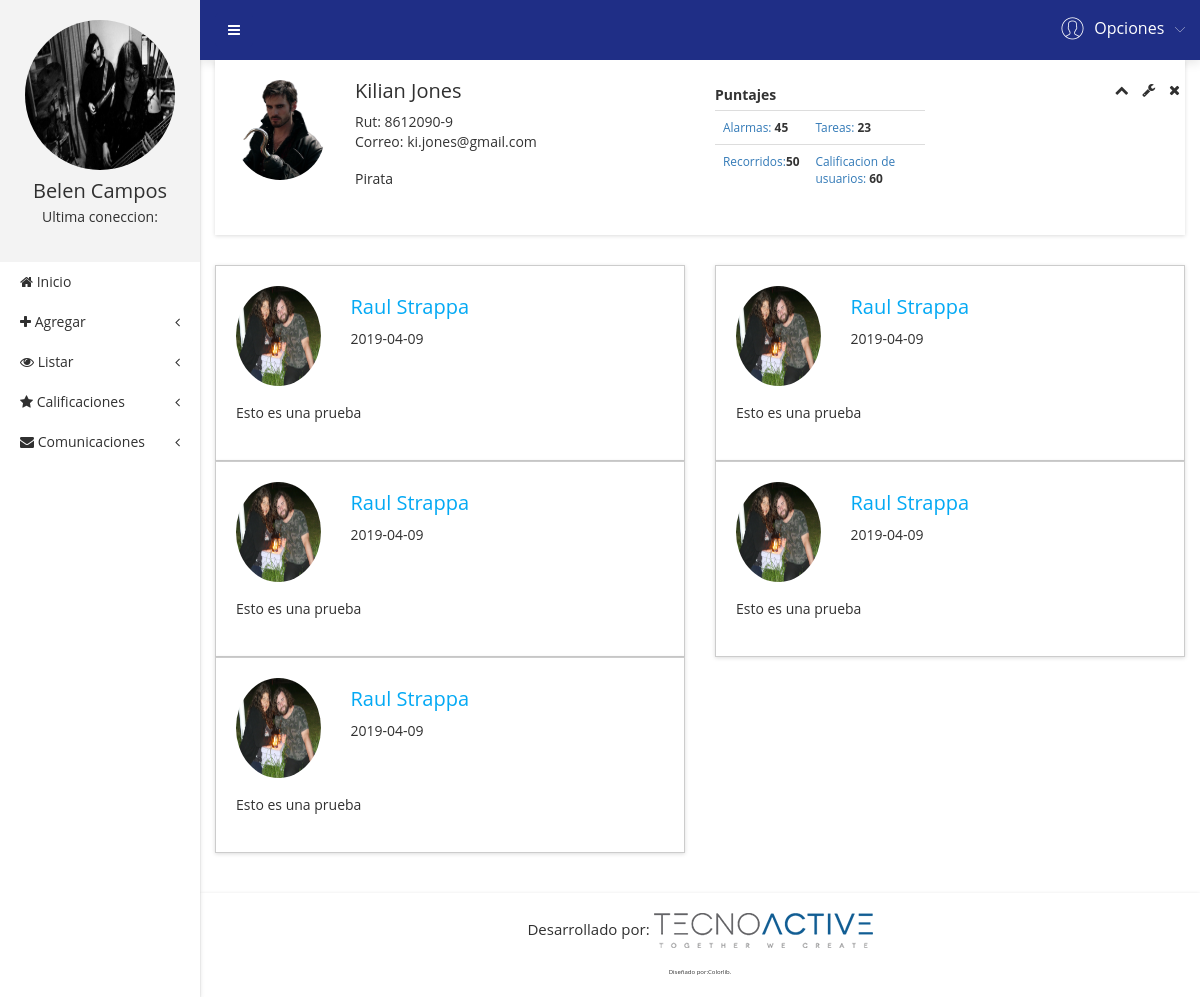
Screenshot of /?c=Usuario&a=Perfil&id=11 (signed in) with the database file from the repository.
### tables this page shows
CREATE TABLE usuario (
  idUsuario INT(11) NOT NULL AUTO_INCREMENT,
  nombre VARCHAR(30) NOT NULL,
  rut VARCHAR(12) NOT NULL,
  password VARCHAR(15) NOT NULL,
  correo VARCHAR(60) NOT NULL,
  idEdificio INT(10) DEFAULT NULL,
  direccion VARCHAR(200) DEFAULT NULL,
  idComuna INT(10) DEFAULT NULL,
  idRegion INT(10) DEFAULT NULL,
  Nacionalidad VARCHAR(30) DEFAULT NULL,
  fotoPerfil VARCHAR(200) DEFAULT NULL,
  fechaNacimiento DATE DEFAULT NULL,
  ultimaConexion VARCHAR(30) DEFAULT NULL,
  idTipo INT(4) NOT NULL DEFAULT 1,
  telefonoUsuario VARCHAR(60) DEFAULT NULL,
  estadoUsuario INT(2) NOT NULL DEFAULT 0,
  descripcionUsuario VARCHAR(200) DEFAULT NULL,
  PRIMARY KEY (idUsuario)
);

CREATE TABLE calificacion (
  idCalificacion INT(11) NOT NULL AUTO_INCREMENT,
  idUsuario INT(11) NOT NULL,
  idTipoCalificacion INT(11) NOT NULL,
  idUsuarioCalificador INT(11) DEFAULT NULL,
  comentarioCalificacion TEXT DEFAULT NULL,
  fechaCalificacion DATE NOT NULL,
  valor INT(11) DEFAULT NULL,
  PRIMARY KEY (idCalificacion)
);

### controller/usuario.controller.php (called while the page is built, shortened)
<?php
require_once 'model/usuario.php';
require_once 'model/calificaciones.php';
class UsuarioController
{
  private $model_us;
  private $model_ca;
  public function __CONSTRUCT()
   {
     $this->model_us = new Usuario();
     $this->model_ca  = new Calificacion();
   }
    public function Perfil()
    {
      $c = new Calificacion;
      $u = $this->model_us->listarID($_REQUEST['id']);
      $alarmas = $this->model_ca->ListarCaAlarmas($_REQUEST['id']);
      $tareas = $this->model_ca->ListarCaTareas($_REQUEST['id']);
      $usuarios = $this->model_ca->ListarCaUsuarios($_REQUEST['id']);
      $recorridos = $this->model_ca->ListarCaRecorridos($_REQUEST['id']);
      require_once 'view/header.php';
      require_once 'view/perfil.php';
      require_once 'view/footer.php';
    }
}
 ?>

### model/database.php (called while the page is built, shortened)
<?php
class Database
{
	public static function Conn()
	{
		$conn = new PDO('mysql:host=localhost;dbname=awake','root','',array(PDO::MYSQL_ATTR_INIT_COMMAND=>'SET NAMES \'UTF8\''));
		$conn -> setAttribute(PDO::ATTR_ERRMODE,PDO::ERRMODE_EXCEPTION);
		return $conn;
	}
}
?>

### model/usuario.php (called while the page is built, shortened)
<?php
  class Usuario
  {
    private $conn;
    public function __CONSTRUCT()
     {
         try
         {
           $this->conn = Database::Conn();
         }
         catch(Exception $e)
         {
           die($e->getMessage());
         }
     }
     public function listarID($id)
     {
        $sql = $this->conn->prepare("SELECT * FROM usuario join tipousuario using(idTipo) where idUsuario =?");
        $sql->execute(array($id));
        return $sql->fetch(PDO::FETCH_OBJ);
     }
  }
 ?>

### model/calificaciones.php (called while the page is built, shortened)
<?php
  class Calificacion
  {
    private $conn;
    public function __CONSTRUCT()
     {
         try
         {
           $this->conn = Database::Conn();
         }
         catch(Exception $e)
         {
           die($e->getMessage());
         }
     }
    public function ListarCaAlarmas($id)
    {
      $sql = $this->conn->prepare("SELECT round(avg(valor) *10) alarma from calificacion where idUsuario = ? and idTipoCalificacion = 1");
      $sql->execute(array($id));
      return $sql->fetch(PDO::FETCH_OBJ);
    }
    public function ListarCaTareas($id)
    {
      $sql = $this->conn->prepare("SELECT round(avg(valor) *10) tarea from calificacion where idUsuario = ? and idTipoCalificacion = 2");
      $sql->execute(array($id));
      return $sql->fetch(PDO::FETCH_OBJ);
    }
    public function ListarCaUsuarios($id)
    {
      $sql = $this->conn->prepare("SELECT round(avg(valor) *10) usuario from calificacion where idUsuario = ? and idTipoCalificacion = 3");
      $sql->execute(array($id));
      return $sql->fetch(PDO::FETCH_OBJ);
    }
    public function ListarCaRecorridos($id)
    {
      $sql = $this->conn->prepare("SELECT round(avg(valor) *10) recorrido from calificacion where idUsuario = ? and idTipoCalificacion = 4");
      $sql->execute(array($id));
      return $sql->fetch(PDO::FETCH_OBJ);
    }
    public function ListarComentarios($id)
    {
      $sql = $this->conn->prepare("SELECT *from calificacion join tipocalificacion using(idTipoCalificacion) join usuario on calificacion.idUsuarioCalificador = usuario.idUsuario where idTipoCalificacion =3 and calificacion.idUsuario = ?");
      $sql->execute(array($id));
      return $sql->fetchAll(PDO::FETCH_OBJ);
    }
  }
 ?>

### view/perfil.php (the view, shortened to what this page needs)
        <div class="user-profile-area">
            <div class="container-fluid">
                <div class="row">
                    <div class="col-lg-12 col-md-12 col-sm-12 col-xs-12">
                        <div class="user-profile-wrap shadow-reset">
                            <div class="row">
                                <div class="col-lg-6">
                                    <div class="row">
                                        <div class="col-lg-3">
                                            <div class="">
                                                <img src="<?php echo $u->fotoPerfil ?>" class="fotoPerfil" alt="" />
                                            </div>
                                        </div>
                                        <div class="col-lg-9">
                                            <div class="user-profile-content">
                                                <h2><?php echo $u->nombre ?></h2>
                                                <p>
                                                  Rut: <?php echo $u->rut ?><br>
                                                  Correo: <?php echo $u->correo ?>
                                                </p>
                                                <p class="profile-des"><?php echo $u->descripcionUsuario ?></p>
                                            </div>
                                        </div>
                                    </div>
                                </div>
                                <div class="col-lg-3">
                                    <div class="user-profile-social-list">
                                        <table class="table small m-b-xs">
                                          <thead>
                                            <label>Puntajes</label>
                                          </thead>
                                            <tbody>
                                                <tr>
                                                    <td>
                                                      <a href="?c=Usuario&a=Alarmas">Alarmas:</a> <strong><?php echo $alarmas->alarma ?></strong>
                                                    </td>
                                                    <td>
                                                      <a href="?c=Usuario&a=Tareas">Tareas:</a>  <strong><?php echo $tareas->tarea ?></strong>
                                                    </td>
                                                </tr>
                                                <tr>
                                                    <td>
                                                    <a href="#">Recorridos:</a><strong><?php echo $recorridos->recorrido ?></strong>
                                                    </td>
                                                    <td>
                                                    <a href="#">Calificacion de usuarios:</a> <strong><?php echo $usuarios->usuario ?></strong>
                                                    </td>
                                                </tr>
                                            </tbody>
                                        </table>
                                    </div>
                                </div>
                                <div class="col-lg-3">
                                    <div class="analytics-sparkle-line user-profile-sparkline">
                                        <div class="analytics-content">
                                          <div class="sparkline11-outline-icon">
                                              <span class="sparkline11-collapse-link"><i class="fa fa-chevron-up"></i></span>
                                              <span><i class="fa fa-wrench"></i></span>
                                              <span class="sparkline11-collapse-close"><i class="fa fa-times"></i></span>
                                          </div>
                                          <div class="sparkline11-graph">
                                          </div>
                                        </div>
                                    </div>
                                </div>
                            </div>
                        </div>
                    </div>
                </div>
            </div>
        </div>
        <div class="user-prfile-activity-area mg-b-40 mg-t-30">
            <div class="container-fluid">
              <div class="row">
                <?php foreach ($c->ListarComentarios($_REQUEST['id']) as $row): ?>
                      <div class="col-lg-6" style="margin-botom:5px;">
                          <div class="post-user-profile-awrap shadow-reset">
                              <div class="user-profile-post">
                                  <div class="row">
                                      <div class="col-lg-3 col-md-3 col-sm-3 col-xs-12">
                                          <div class="user-profile-img-post">
                                              <a href="#"><img src="<?php echo $row->fotoPerfil?>" class="fotoPerfil" alt="" />
                                              </a>
                                          </div>
                                      </div>
                                      <div class="col-lg-6 col-md-6 col-sm-6 col-xs-12">
                                          <div class="user-profile-post-name">
                                              <h2><a href="#"><?php echo $row->nombre ?></a></h2>
                                              <p><span><?php echo $row->fechaCalificacion ?></span>
                                              </p>
                                          </div>
                                      </div>
                                      <div class="col-lg-3 col-md-3 col-sm-3 col-xs-12">
                                      </div>
                                  </div>
                                  <div class="row">
                                      <div class="col-lg-12 col-md-12 col-sm-12 col-xs-12">
                                          <div class="profile-user-post-content">
                                              <p><?php echo $row->comentarioCalificacion ?></p>
                                          </div>
                                      </div>
                                  </div>
                              </div>
                            </div>
                        </div>
              <?php endforeach; ?>
            </div>
    </div>
</div>

### rows the page displays
usuario: fotoPerfil (picture), nombre "Kilian Jones", rut "8612090-9", correo "ki.jones@gmail.com", descripcionUsuario "Pirata"
calificacion: usuario.fotoPerfil (picture), usuario.nombre "Raul Strappa", fechaCalificacion "2019-04-09", comentarioCalificacion "Esto es una prueba"
calificacion: usuario.fotoPerfil (picture), usuario.nombre "Raul Strappa", fechaCalificacion "2019-04-09", comentarioCalificacion "Esto es una prueba"
calificacion: usuario.fotoPerfil (picture), usuario.nombre "Raul Strappa", fechaCalificacion "2019-04-09", comentarioCalificacion "Esto es una prueba"
calificacion: usuario.fotoPerfil (picture), usuario.nombre "Raul Strappa", fechaCalificacion "2019-04-09", comentarioCalificacion "Esto es una prueba"
calificacion: usuario.fotoPerfil (picture), usuario.nombre "Raul Strappa", fechaCalificacion "2019-04-09", comentarioCalificacion "Esto es una prueba"

### other values shown
$_SESSION['nombre'] "Belen Campos"
$alarmas->alarma "45"
$tareas->tarea "23"
$recorridos->recorrido "50"
$usuarios->usuario "60"
